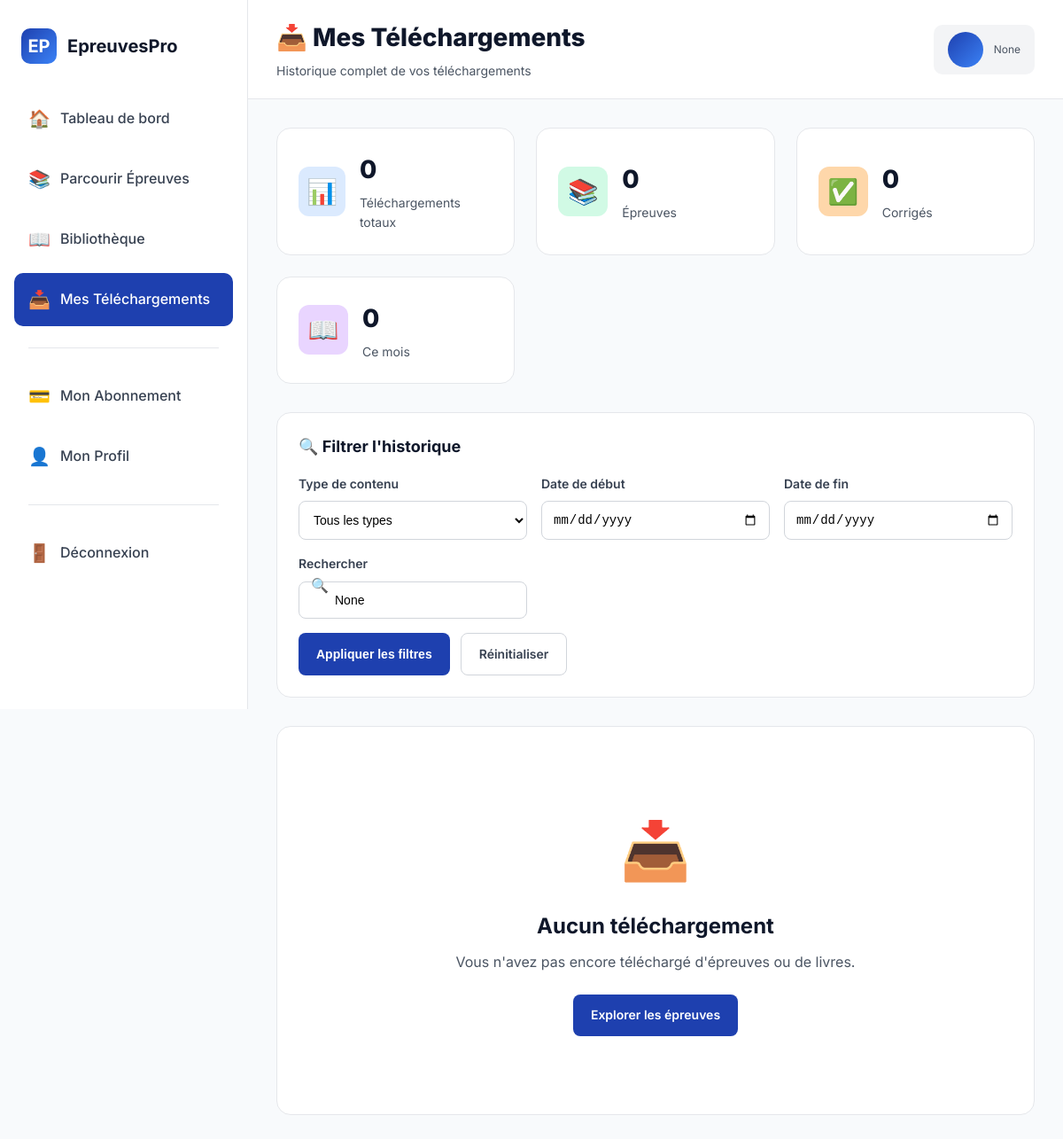
/dashboard/mes-telechargements/ (signed in), run on an earlier commit of the app's database.
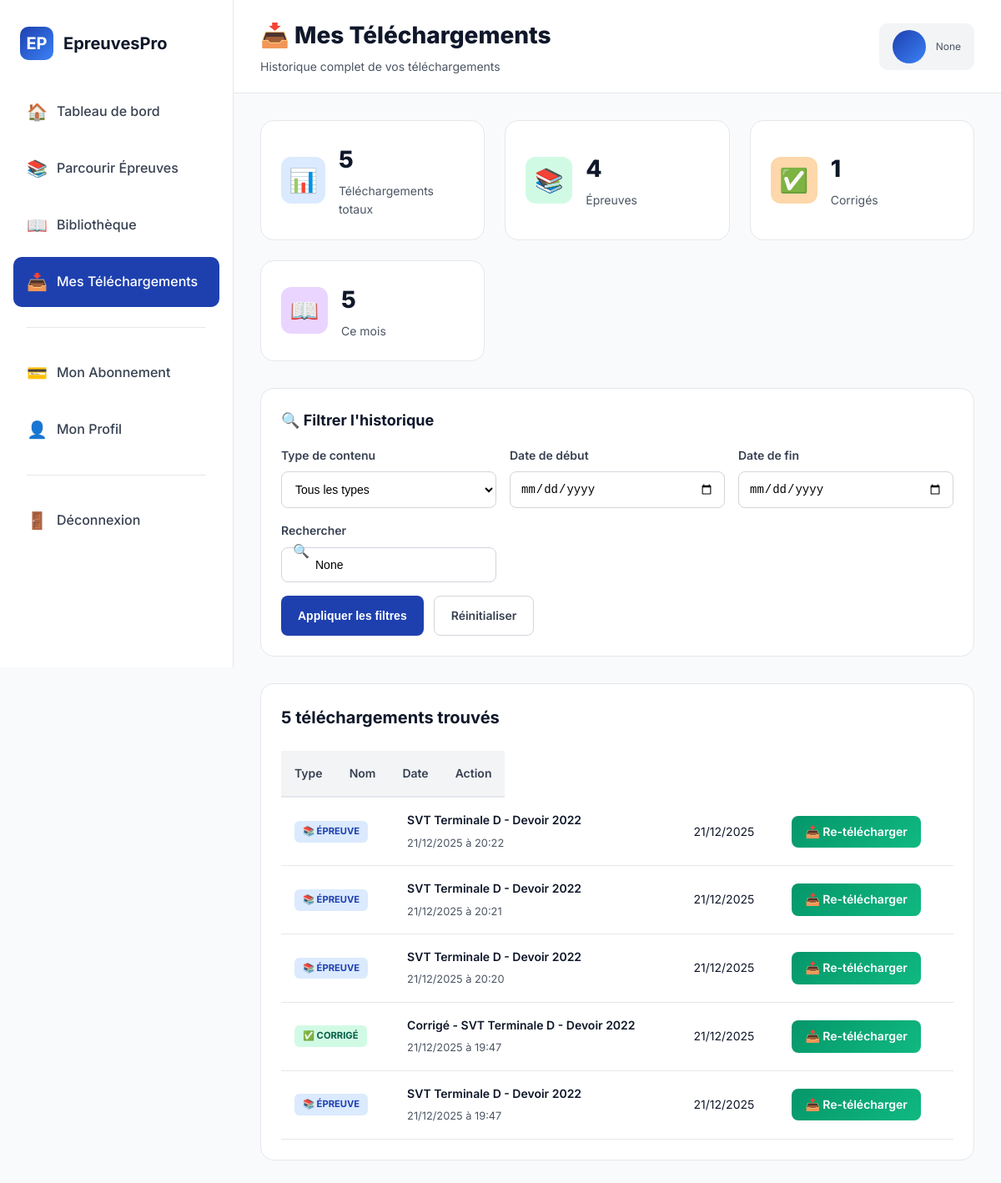
And on a later commit of the database.
### accounts/models.py (models this page shows, shortened)
class CustomUser(AbstractUser):
    CLASSE_CHOICES = [
        ('6eme', '6ème'),
        ('5eme', '5ème'),
        ('4eme', '4ème'),
        ('3eme', '3ème'),
        ('seconde', 'Seconde'),
        ('premiere', 'Première'),
        ('terminale', 'Terminale'),
    ]
    telephone = models.CharField(
        max_length=20,
        blank=True,
        null=True,
        verbose_name="Téléphone"
    )
    classe = models.CharField(
        max_length=20,
        choices=CLASSE_CHOICES,
        blank=True,
        null=True,
        verbose_name="Classe"
    )
    photo = models.ImageField(
        upload_to='users/photos/',
        blank=True,
        null=True,
        verbose_name="Photo de profil"
    )
    date_inscription = models.DateTimeField(
        auto_now_add=True,
        verbose_name="Date d'inscription"
    )
    groups = models.ManyToManyField(
        'auth.Group',
        verbose_name='groups',
        blank=True,
        help_text='The groups this user belongs to.',
        related_name='customuser_set',  # ← Ajout du related_name
        related_query_name='customuser',
    )
    user_permissions = models.ManyToManyField(
        'auth.Permission',
        verbose_name='user permissions',
        blank=True,
        help_text='Specific permissions for this user.',
        related_name='customuser_set',  # ← Ajout du related_name
        related_query_name='customuser',
    )
    class Meta:
        verbose_name = "Utilisateur"
        verbose_name_plural = "Utilisateurs"

### abonnements/models.py (models this page shows, shortened)
class Telechargement(models.Model):
    TYPE_CHOICES = [
        ('epreuve', 'Épreuve'),
        ('corrige', 'Corrigé'),
        ('livre', 'Livre'),
    ]
    user = models.ForeignKey(
        settings.AUTH_USER_MODEL,  # ← Changement ici
        on_delete=models.CASCADE,
        related_name='telechargements',
        verbose_name="Utilisateur"
    )
    type_contenu = models.CharField(
        max_length=20,
        choices=TYPE_CHOICES,
        verbose_name="Type de contenu"
    )
    objet_id = models.IntegerField(verbose_name="ID de l'objet téléchargé")
    objet_nom = models.CharField(max_length=255, verbose_name="Nom de l'objet")
    date_telechargement = models.DateTimeField(
        auto_now_add=True,
        verbose_name="Date de téléchargement"
    )
    ip_address = models.GenericIPAddressField(
        blank=True,
        null=True,
        verbose_name="Adresse IP"
    )
    class Meta:
        verbose_name = "Téléchargement"
        verbose_name_plural = "Téléchargements"
        ordering = ['-date_telechargement']

### dashboard/views.py (the view)
# urls.py: path('mes-telechargements/', views.mes_telechargements, name='mes_telechargements'),
@login_required
def mes_telechargements(request):
    user = request.user
    telechargements = Telechargement.objects.filter(user=user).order_by('-date_telechargement')
    type_contenu = request.GET.get('type')
    date_debut = request.GET.get('date_debut')
    date_fin = request.GET.get('date_fin')
    search = request.GET.get('search')
    if type_contenu:
        telechargements = telechargements.filter(type_contenu=type_contenu)
    if date_debut:
        from datetime import datetime
        date_debut_obj = datetime.strptime(date_debut, '%Y-%m-%d')
        telechargements = telechargements.filter(date_telechargement__gte=date_debut_obj)
    if date_fin:
        from datetime import datetime
        date_fin_obj = datetime.strptime(date_fin, '%Y-%m-%d')
        telechargements = telechargements.filter(date_telechargement__lte=date_fin_obj)
    if search:
        telechargements = telechargements.filter(objet_nom__icontains=search)
    total_telechargements = telechargements.count()
    telechargements_epreuves = telechargements.filter(type_contenu='epreuve').count()
    telechargements_corriges = telechargements.filter(type_contenu='corrige').count()
    telechargements_livres = telechargements.filter(type_contenu='livre').count()
    from datetime import datetime, timedelta
    debut_mois = datetime.now().replace(day=1, hour=0, minute=0, second=0, microsecond=0)
    telechargements_ce_mois = Telechargement.objects.filter(
        user=user,
        date_telechargement__gte=debut_mois
    ).count()
    paginator = Paginator(telechargements, 20)
    page = request.GET.get('page', 1)
    telechargements_page = paginator.get_page(page)
    for t in telechargements_page:
        if t.type_contenu in ['epreuve', 'corrige']:
            try:
                epreuve = Epreuve.objects.get(id=t.objet_id)
                t.slug = epreuve.slug  # Ajouter le slug dynamiquement
            except Epreuve.DoesNotExist:
                t.slug = None
    context = {
        'telechargements': telechargements_page,
        'total_telechargements': total_telechargements,
        'telechargements_epreuves': telechargements_epreuves,
        'telechargements_corriges': telechargements_corriges,
        'telechargements_livres': telechargements_livres,
        'telechargements_ce_mois': telechargements_ce_mois,
        'type_selectionne': type_contenu,
        'date_debut': date_debut,
        'date_fin': date_fin,
        'search': search,
        'types_disponibles': Telechargement.TYPE_CHOICES,
    }
    return render(request, 'dashboard/mes_telechargements.html', context)

### dashboard/templates/dashboard/mes_telechargements.html (shortened to what this page needs)
{% load static %}
<!DOCTYPE html>
<html lang="fr">
<head>
    <link rel="stylesheet" href="{% static 'css/dashboard.css' %}">
</head>
<body>
    <aside class="sidebar" id="sidebar">
        <a href="{% url 'core:accueil' %}" class="sidebar-logo">
            <div class="logo-icon">EP</div>
            <span class="logo-text">EpreuvesPro</span>
        </a>
        <ul class="sidebar-menu">
            <li class="menu-item">
                <a href="{% url 'dashboard:dashboard' %}" class="menu-link">
                    <span class="menu-icon">🏠</span>
                    <span>Tableau de bord</span>
                </a>
            </li>
            <li class="menu-item">
                <a href="{% url 'dashboard:parcourir_epreuves' %}" class="menu-link">
                    <span class="menu-icon">📚</span>
                    <span>Parcourir Épreuves</span>
                </a>
            </li>
            <li class="menu-item">
                <a href="{% url 'dashboard:bibliotheque' %}" class="menu-link">
                    <span class="menu-icon">📖</span>
                    <span>Bibliothèque</span>
                </a>
            </li>
            <li class="menu-item">
                <a href="{% url 'dashboard:mes_telechargements' %}" class="menu-link active">
                    <span class="menu-icon">📥</span>
                    <span>Mes Téléchargements</span>
                </a>
            </li>
            <div class="menu-divider"></div>
            <li class="menu-item">
                <a href="{% url 'dashboard:mon_abonnement' %}" class="menu-link">
                    <span class="menu-icon">💳</span>
                    <span>Mon Abonnement</span>
                </a>
            </li>
            <li class="menu-item">
                <a href="#" class="menu-link">
                    <span class="menu-icon">👤</span>
                    <span>Mon Profil</span>
                </a>
            </li>
            <div class="menu-divider"></div>
            <li class="menu-item">
                <a href="{% url 'accounts:logout' %}" class="menu-link">
                    <span class="menu-icon">🚪</span>
                    <span>Déconnexion</span>
                </a>
            </li>
        </ul>
    </aside>
    <div class="main-content">
        <header class="header">
            <div class="header-left">
                <div>
                    <h1>📥 Mes Téléchargements</h1>
                    <p class="header-subtitle">Historique complet de vos téléchargements</p>
                </div>
            </div>
            <div class="header-right">
                <div class="user-menu">
                    <div class="user-avatar">{{ user.first_name.0 }}{{ user.last_name.0 }}</div>
                    <div class="user-info">
                        <p>{{ user.get_classe_display }}</p>
                    </div>
                </div>
            </div>
        </header>
        <div class="content">
            <div class="stats-grid">
                <div class="stat-card">
                    <div class="stat-icon blue">📊</div>
                    <div class="stat-details">
                        <h3>{{ total_telechargements }}</h3>
                        <p>Téléchargements totaux</p>
                    </div>
                </div>
                <div class="stat-card">
                    <div class="stat-icon green">📚</div>
                    <div class="stat-details">
                        <h3>{{ telechargements_epreuves }}</h3>
                        <p>Épreuves</p>
                    </div>
                </div>
                <div class="stat-card">
                    <div class="stat-icon orange">✅</div>
                    <div class="stat-details">
                        <h3>{{ telechargements_corriges }}</h3>
                        <p>Corrigés</p>
                    </div>
                </div>
                <div class="stat-card">
                    <div class="stat-icon purple">📖</div>
                    <div class="stat-details">
                        <h3>{{ telechargements_ce_mois }}</h3>
                        <p>Ce mois</p>
                    </div>
                </div>
            </div>
            <div class="filters-section">
                <div class="filters-header">
                    <h2>🔍 Filtrer l'historique</h2>
                </div>
                <form method="get" id="filterForm">
                    <div class="filters-grid">
                        <div class="filter-group">
                            <label for="type">Type de contenu</label>
                            <select name="type" id="type" onchange="document.getElementById('filterForm').submit()">
                                <option value="">Tous les types</option>
                            </select>
                        </div>
                        <div class="filter-group">
                            <label for="date_debut">Date de début</label>
                            <input type="date" name="date_debut" id="date_debut" value="{{ date_debut }}">
                        </div>
                        <div class="filter-group">
                            <label for="date_fin">Date de fin</label>
                            <input type="date" name="date_fin" id="date_fin" value="{{ date_fin }}">
                        </div>
                        <div class="filter-group search-bar">
                            <label for="search">Rechercher</label>
                            <span class="search-icon">🔍</span>
                            <input type="text" name="search" id="search" value="{{ search }}" placeholder="Titre...">
                        </div>
                    </div>
                    <div class="filters-actions">
                        <button type="submit" class="btn btn-primary">Appliquer les filtres</button>
                        <a href="{% url 'dashboard:mes_telechargements' %}" class="btn btn-outline">Réinitialiser</a>
                    </div>
                </form>
            </div>
            <div class="downloads-section">
                {% if telechargements %}
                <div class="section-header">
                    <h2>{{ total_telechargements }} téléchargement{{ total_telechargements|pluralize }} trouvé{{ total_telechargements|pluralize }}</h2>
                </div>
                <table class="downloads-table">
                    <thead>
                        <tr>
                            <th>Type</th>
                            <th>Nom</th>
                            <th>Date</th>
                            <th>Action</th>
                        </tr>
                    </thead>
                    <tbody>
                        {% for telechargement in telechargements %}
                        <tr>
                            <td data-label="Type">
                                <span class="download-type type-{{ telechargement.type_contenu }}">
                                    {% if telechargement.type_contenu == 'epreuve' %}📚 Épreuve
                                    {% elif telechargement.type_contenu == 'corrige' %}✅ Corrigé
                                    {% elif telechargement.type_contenu == 'livre' %}📖 Livre
                                    {% endif %}
                                </span>
                            </td>
                            <td data-label="Nom">
                                <span class="download-name">{{ telechargement.objet_nom|truncatechars:50 }}</span>
                                <span class="download-date">{{ telechargement.date_telechargement|date:"d/m/Y à H:i" }}</span>
                            </td>
                            <td data-label="Date">
                                {{ telechargement.date_telechargement|date:"d/m/Y" }}
                            </td>
                            <td data-label="Action">
                                {% if telechargement.slug %}
                                    {% if telechargement.type_contenu == 'epreuve' %}
                                    <a href="{% url 'epreuves:telecharger_epreuve' telechargement.slug %}" class="btn-download">
                                        📥 Re-télécharger
                                    </a>
                                    {% elif telechargement.type_contenu == 'corrige' %}
                                    <a href="{% url 'epreuves:telecharger_corrige' telechargement.slug %}" class="btn-download">
                                        📥 Re-télécharger
                                    </a>
                                    {% endif %}
                                {% else %}
                                    <span style="color: var(--gray-600); font-size: 0.875rem;">Non disponible</span>
                                {% endif %}
                            </td>
                        </tr>
                        {% endfor %}
                    </tbody>
                </table>
                {% else %}
                <div class="empty-state">
                    <div class="empty-icon">📥</div>
                    <h3>Aucun téléchargement</h3>
                    <p>Vous n'avez pas encore téléchargé d'épreuves ou de livres.</p>
                    <a href="{% url 'dashboard:parcourir_epreuves' %}" class="btn btn-primary">
                        Explorer les épreuves
                    </a>
                </div>
                {% endif %}
            </div>
        </div>
    </div>
</body>
</html>

What changed in the data, as far as the page shows it:
added Telechargement: type_contenu "📚 ÉPREUVE", objet_nom "SVT Terminale D - Devoir 2022", date_telechargement "21/12/2025 à 20:22", date_telechargement "21/12/2025"
added Telechargement: type_contenu "📚 ÉPREUVE", objet_nom "SVT Terminale D - Devoir 2022", date_telechargement "21/12/2025 à 20:21", date_telechargement "21/12/2025"
added Telechargement: type_contenu "📚 ÉPREUVE", objet_nom "SVT Terminale D - Devoir 2022", date_telechargement "21/12/2025 à 20:20", date_telechargement "21/12/2025"
added Telechargement: type_contenu "✅ CORRIGÉ", objet_nom "Corrigé - SVT Terminale D - Devoir 2022", date_telechargement "21/12/2025 à 19:47", date_telechargement "21/12/2025"
added Telechargement: type_contenu "📚 ÉPREUVE", objet_nom "SVT Terminale D - Devoir 2022", date_telechargement "21/12/2025 à 19:47", date_telechargement "21/12/2025"
Also different on the page:
{{ total_telechargements }}: "0" → "5"
{{ telechargements_epreuves }}: "0" → "4"
{{ telechargements_corriges }}: "0" → "1"
{{ telechargements_ce_mois }}: "0" → "5"
{{ total_telechargements }}: (not shown) → "5"
text no longer shown: "📥 Aucun téléchargement Vous n'avez pas encore téléchargé d'épreuves ou de livres. Explorer les épreuves"
text now shown: "téléchargement trouvé Type Nom Date Action"
